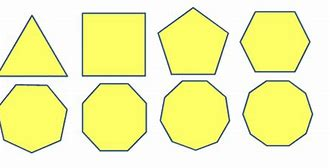
#> input picture Computer Vision/corner.png, 330 x 168 px
$ jupyter execute Untitled2.ipynb   (older library calls are emulated)
#> lines starting #> are read from the running program, lines starting #| are printed output that depends on the picture; after the words box and inside, x2 and y2 are one past the last pixel; in counts of white or black regions, pixels touching at a corner belong together
[cell 1]
import cv2
import matplotlib.pyplot as plt

[cell 2]
image = cv2.imread("corner.png")
#> image is the input picture: shape (168, 330, 3); mean B, G, R 176.4, 244.6, 243
gray = cv2.cvtColor(image, cv2.COLOR_BGR2GRAY)
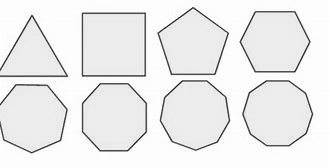
#> gray: shape (168, 330); min 11, max 255, mean 236.3
thresh = cv2.threshold(gray, 0, 255,cv2.THRESH_BINARY | cv2.THRESH_OTSU)[1]
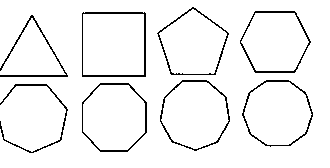
#> thresh: shape (168, 330); 94.8% white; black in thin lines or dots, all inside (x1, y1, x2, y2) = (0, 7, 313, 153)

plt.imshow(image)
plt.show()
plt.imshow(gray)
plt.show()
plt.imshow(thresh)

[cell 3]
output = cv2.connectedComponentsWithStats(thresh, 4, cv2.CV_32S)
(numLabels, labels, stats, centroids) = output
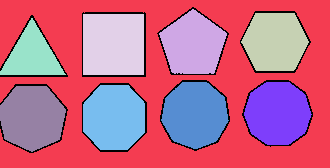
#> labels: shape (168, 330) int32; 10 distinct labels, from 0 to 9; one colour per label, 0 black
#> numLabels = 10; stats = [[0, 7, 313, 146, 2865], [0, 0, 330, 168, 27232], [159, 9, 68, 65, 3071], [241, 13, 68, 58, 3088], [83, 14, 61, 61, 3721], [0, 18, 66, 57, 1954], [161, 82, 68, 67, 3436], [244, 82, 68, 63, 3320], [83, 85, 62, 65, 3397], [0, 86, 66, 66, 3356]]; centroids = [[155.5, 78.82], [171.5, 84.89], [192.7, 44.13], [274.6, 41.43], [113, 44], [31.61, 55.19], [194.5, 114.1], [277.2, 112.9], [113.7, 117], [31.6, 117]]

print(len(output[3]))
#| 10
# loop over the number of unique connected component labels
for i in range(0, numLabels):

    if i == 0:
        text = "examining component {}/{} (background)".format(i + 1, numLabels)
    # otherwise, we are examining an actual connected component
    else:
        text = "examining component {}/{}".format( i + 1, numLabels)
    # print a status message update for the current connected
    # component
    print("[INFO] {}".format(text))
    # extract the connected component statistics and centroid for
    # the current label
    x = stats[i, cv2.CC_STAT_LEFT]
    y = stats[i, cv2.CC_STAT_TOP]
    w = stats[i, cv2.CC_STAT_WIDTH]
    h = stats[i, cv2.CC_STAT_HEIGHT]
    area = stats[i, cv2.CC_STAT_AREA]
    (cX, cY) = centroids[i]

    print(x,y,w,h,area)

    output = image.copy()
    cv2.rectangle(output, (x, y), (x + w, y + h), (0, 255, 0), 3)
    cv2.circle(output, (int(cX), int(cY)), 4, (0, 0, 255), -1)

    componentMask = (labels == i).astype("uint8") * 255
    # show our output image and connected component mask
    plt.imshow( output)
    plt.show()
#> this loop made 10 passes
#> (text, x, y, w, h, area, cX, cY) on passes 1 to 9: ('examining component 1/10 (background)', 0, 7, 313, 146, 2865, 155.5, 78.82), ('examining component 2/10', 0, 0, 330, 168, 27232, 171.5, 84.89), ('examining component 3/10', 159, 9, 68, 65, 3071, 192.7, 44.13), ('examining component 4/10', 241, 13, 68, 58, 3088, 274.6, 41.43), ('examining component 5/10', 83, 14, 61, 61, 3721, 113, 44), ('examining component 6/10', 0, 18, 66, 57, 1954, 31.61, 55.19), ('examining component 7/10', 161, 82, 68, 67, 3436, 194.5, 114.1), ('examining component 8/10', 244, 82, 68, 63, 3320, 277.2, 112.9), ('examining component 9/10', 83, 85, 62, 65, 3397, 113.7, 117)
#> (printed output is left out)
#> pass 1, `plt.show()`:
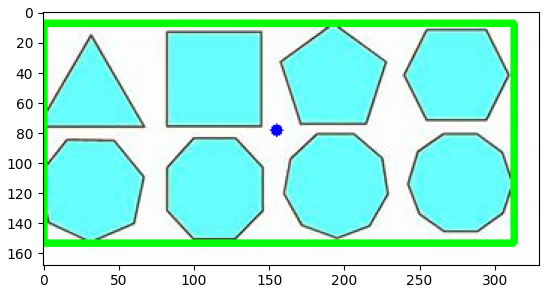
#> figure drawn by matplotlib, 1 panel; B, G, R data is drawn as R, G, B
#> pass 2, `componentMask = (labels == i).astype("uint8") * 255`:
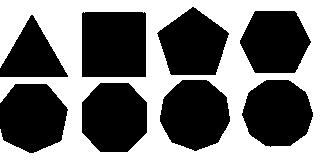
#> componentMask: shape (168, 330); 49.1% white; 1 white region, box (x1, y1, x2, y2) and area: (0, 0, 330, 168) 27232
#> pass 2, `plt.show()`:
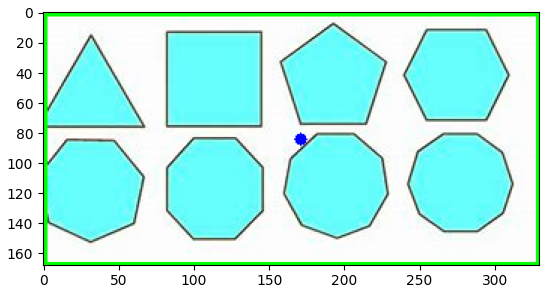
#> figure drawn by matplotlib, 1 panel; B, G, R data is drawn as R, G, B
#> pass 3, `componentMask = (labels == i).astype("uint8") * 255`:
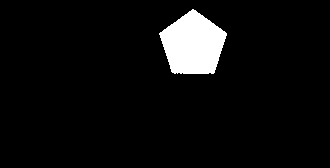
#> componentMask: shape (168, 330); 5.5% white; 1 white region, box (x1, y1, x2, y2) and area: (159, 9, 227, 74) 3071
#> after the loop:
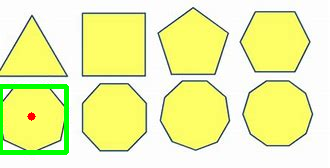
#> output: shape (168, 330, 3); mean B, G, R 171.9, 244.9, 238.2

[cell 4]
stats[2,4]
#> Out = 3071

$ run again, with Computer Vision/circle.png copied over Computer Vision/corner.png
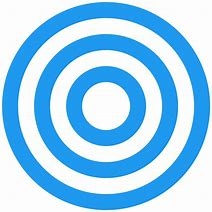
#> input picture Computer Vision/circle.png, 212 x 212 px
#> image is the input picture: shape (212, 212, 3); mean B, G, R 242.9, 208.1, 155.6
#> thresh: shape (212, 212); 57% white; 3 black regions, box (x1, y1, x2, y2) and area: (2, 2, 210, 210) 9668, (34, 34, 178, 178) 6443, (66, 66, 146, 146) 3227
#> `(numLabels, labels, stats, centroids) = output`:
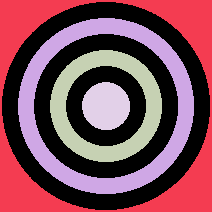
#> labels: shape (212, 212) int32; 5 distinct labels, from 0 to 4; one colour per label, 0 black
#> numLabels = 5; stats = [[2, 2, 208, 208, 19338], [0, 0, 212, 212, 10940], [18, 18, 176, 176, 8039], [50, 50, 112, 112, 4820], [82, 82, 48, 48, 1807]]; centroids = [[105.6, 105.5], [105.2, 105.3], [105.6, 105.7], [105.6, 105.6], [105.6, 105.6]]
#| 5
#> the loop `for i in range(0, numLabels): ` made 5 passes
#> (text, x, y, w, h, area, cX, cY) on passes 1 to 5: ('examining component 1/5 (background)', 2, 2, 208, 208, 19338, 105.6, 105.5), ('examining component 2/5', 0, 0, 212, 212, 10940, 105.2, 105.3), ('examining component 3/5', 18, 18, 176, 176, 8039, 105.6, 105.7), ('examining component 4/5', 50, 50, 112, 112, 4820, 105.6, 105.6), ('examining component 5/5', 82, 82, 48, 48, 1807, 105.6, 105.6)
#> (printed output is left out)
#> after the loop `for i in range(0, numLabels):`:
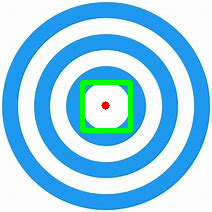
#> output: shape (212, 212, 3); mean B, G, R 237.6, 209.7, 154.3
#> Out = 8039
